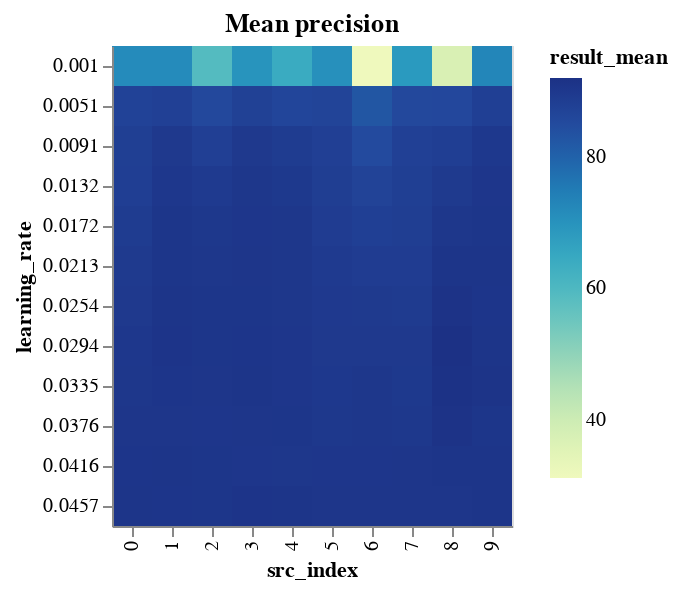

The cell this chart's notebook holds for it:
### Code cell
learning_rate_results_encoding = {
    "x": "src_index:O",
    "y": "learning_rate:O",
    "color": "result_mean:Q",
}
learning_rate_results_tooltip = [
    "result_mean",
    "result_std",
    "neurons",
    "layers",
    "epochs",
    "learning_rate",
    "src_index",
]
LEARNING_RATE_BINS = np.array_split(
    LEARNING_RATE_RANGE, LEARNING_RATE_RANGE.max() // LEARNING_RATE_BIN_SIZE + 1
)


def binified_learning_rate_heatmap(title, lr_df):
    return binified_heatmap(
        title,
        lr_df,
        "learning_rate",
        LEARNING_RATE_BINS,
        learning_rate_results_tooltip,
        **learning_rate_results_encoding
    )


binified_learning_rate_heatmap("Mean precision", learning_rate_results_df)

### Figure 1 — Vega-Lite specification as saved in the notebook (floating-point values rounded to 4 significant figures)
{"config": {"view": {"continuousWidth": 400, "continuousHeight": 300}}, "hconcat": [{"mark": "rect", "encoding": {"color": {"type": "quantitative", "field": "result_mean"}, "tooltip": [{"type": "quantitative", "field": "result_mean"}, {"type": "quantitative", "field": "result_std"}, {"type": "quantitative", "field": "neurons"}, {"type": "quantitative", "field": "layers"}, {"type": "quantitative", "field": "epochs"}, {"type": "quantitative", "field": "learning_rate"}, {"type": "quantitative", "field": "src_index"}], "x": {"type": "ordinal", "field": "src_index"}, "y": {"type": "ordinal", "field": "learning_rate"}}, "selection": {"selector005": {"type": "interval", "bind": "scales", "encodings": ["x", "y"]}}, "title": "Mean precision"}], "data": {"name": "data-f22fcdd1ba6d1ce09410e145fd6b026c"}, "$schema": "https://vega.github.io/schema/vega-lite/v4.8.1.json", "datasets": {"data-f22fcdd1ba6d1ce09410e145fd6b026c": [{"neurons": 14, "layers": 3, "epochs": 60, "learning_rate": 0.0416, "momentum": 0.05776, "result_mean": 90.78, "result_std": 0.4169, "src_index": 2}, {"neurons": 14, "layers": 3, "epochs": 100, "learning_rate": 0.0294, "momentum": 0.05776, "result_mean": 91.09, "result_std": 0.5591, "src_index": 1}, {"neurons": 14, "layers": 3, "epochs": 60, "learning_rate": 0.0457, "momentum": 0.05776, "result_mean": 90.72, "result_std": 0.5263, "src_index": 2}, {"neurons": 8, "layers": 1, "epochs": 130, "learning_rate": 0.0213, "momentum": 0.05776, "result_mean": 89.58, "result_std": 0.4545, "src_index": 0}, {"neurons": 14, "layers": 3, "epochs": 70, "learning_rate": 0.0335, "momentum": 0.05776, "result_mean": 90.52, "result_std": 0.5516, "src_index": 4}, {"neurons": 14, "layers": 3, "epochs": 60, "learning_rate": 0.0376, "momentum": 0.05776, "result_mean": 90.52, "result_std": 0.5566, "src_index": 2}, {"neurons": 14, "layers": 3, "epochs": 100, "learning_rate": 0.0335, "momentum": 0.05776, "result_mean": 90.83, "result_std": 0.5909, "src_index": 1}, {"neurons": 8, "layers": 1, "epochs": 130, "learning_rate": 0.0254, "momentum": 0.05776, "result_mean": 89.79, "result_std": 0.5002, "src_index": 0}, {"neurons": 14, "layers": 3, "epochs": 90, "learning_rate": 0.0335, "momentum": 0.05776, "result_mean": 90.93, "result_std": 0.6379, "src_index": 3}, {"neurons": 14, "layers": 3, "epochs": 100, "learning_rate": 0.0254, "momentum": 0.05776, "result_mean": 90.88, "result_std": 0.6634, "src_index": 1}, {"neurons": 8, "layers": 1, "epochs": 100, "learning_rate": 0.0335, "momentum": 0.05776, "result_mean": 89.94, "result_std": 0.6052, "src_index": 7}, {"neurons": 8, "layers": 1, "epochs": 100, "learning_rate": 0.0294, "momentum": 0.05776, "result_mean": 89.84, "result_std": 0.6322, "src_index": 7}, {"neurons": 14, "layers": 3, "epochs": 90, "learning_rate": 0.0294, "momentum": 0.05776, "result_mean": 90.83, "result_std": 0.734, "src_index": 3}, {"neurons": 14, "layers": 3, "epochs": 60, "learning_rate": 0.0335, "momentum": 0.05776, "result_mean": 90.67, "result_std": 0.7272, "src_index": 2}, {"neurons": 14, "layers": 3, "epochs": 110, "learning_rate": 0.0335, "momentum": 0.05776, "result_mean": 91.14, "result_std": 0.7811, "src_index": 9}, {"neurons": 14, "layers": 3, "epochs": 60, "learning_rate": 0.0254, "momentum": 0.05776, "result_mean": 90.72, "result_std": 0.7479, "src_index": 2}, {"neurons": 14, "layers": 3, "epochs": 70, "learning_rate": 0.0294, "momentum": 0.05776, "result_mean": 90.52, "result_std": 0.7392, "src_index": 4}, {"neurons": 14, "layers": 3, "epochs": 70, "learning_rate": 0.0376, "momentum": 0.05776, "result_mean": 90.72, "result_std": 0.7604, "src_index": 4}, {"neurons": 14, "layers": 3, "epochs": 100, "learning_rate": 0.0213, "momentum": 0.05776, "result_mean": 90.78, "result_std": 0.7721, "src_index": 1}, {"neurons": 14, "layers": 3, "epochs": 90, "learning_rate": 0.0254, "momentum": 0.05776, "result_mean": 90.78, "result_std": 0.7751, "src_index": 3}, {"neurons": 14, "layers": 3, "epochs": 100, "learning_rate": 0.0416, "momentum": 0.05776, "result_mean": 90.99, "result_std": 0.805, "src_index": 1}, {"neurons": 8, "layers": 1, "epochs": 130, "learning_rate": 0.0457, "momentum": 0.05776, "result_mean": 91.04, "result_std": 0.8182, "src_index": 0}, {"neurons": 8, "layers": 1, "epochs": 120, "learning_rate": 0.0213, "momentum": 0.05776, "result_mean": 89.47, "result_std": 0.663, "src_index": 5}, {"neurons": 14, "layers": 3, "epochs": 70, "learning_rate": 0.0254, "momentum": 0.05776, "result_mean": 90.31, "result_std": 0.7564, "src_index": 4}, {"neurons": 8, "layers": 1, "epochs": 120, "learning_rate": 0.0254, "momentum": 0.05776, "result_mean": 89.73, "result_std": 0.705, "src_index": 5}, {"neurons": 13, "layers": 2, "epochs": 60, "learning_rate": 0.0254, "momentum": 0.05776, "result_mean": 89.63, "result_std": 0.6999, "src_index": 6}, {"neurons": 14, "layers": 3, "epochs": 90, "learning_rate": 0.0457, "momentum": 0.05776, "result_mean": 91.09, "result_std": 0.8521, "src_index": 3}, {"neurons": 14, "layers": 3, "epochs": 100, "learning_rate": 0.0376, "momentum": 0.05776, "result_mean": 90.67, "result_std": 0.8151, "src_index": 1}, {"neurons": 8, "layers": 1, "epochs": 100, "learning_rate": 0.0254, "momentum": 0.05776, "result_mean": 89.37, "result_std": 0.6981, "src_index": 7}, {"neurons": 8, "layers": 3, "epochs": 130, "learning_rate": 0.0254, "momentum": 0.05776, "result_mean": 91.56, "result_std": 0.9182, "src_index": 8}, {"neurons": 14, "layers": 3, "epochs": 110, "learning_rate": 0.0416, "momentum": 0.05776, "result_mean": 91.04, "result_std": 0.869, "src_index": 9}, {"neurons": 14, "layers": 3, "epochs": 110, "learning_rate": 0.0254, "momentum": 0.05776, "result_mean": 90.83, "result_std": 0.8576, "src_index": 9}, {"neurons": 14, "layers": 3, "epochs": 70, "learning_rate": 0.0416, "momentum": 0.05776, "result_mean": 90.41, "result_std": 0.8244, "src_index": 4}, {"neurons": 8, "layers": 3, "epochs": 130, "learning_rate": 0.0172, "momentum": 0.05776, "result_mean": 90.46, "result_std": 0.8318, "src_index": 8}, {"neurons": 8, "layers": 1, "epochs": 120, "learning_rate": 0.0294, "momentum": 0.05776, "result_mean": 89.84, "result_std": 0.7703, "src_index": 5}, {"neurons": 13, "layers": 2, "epochs": 60, "learning_rate": 0.0294, "momentum": 0.05776, "result_mean": 89.79, "result_std": 0.7717, "src_index": 6}, {"neurons": 8, "layers": 3, "epochs": 130, "learning_rate": 0.0213, "momentum": 0.05776, "result_mean": 90.93, "result_std": 0.8959, "src_index": 8}, {"neurons": 13, "layers": 2, "epochs": 60, "learning_rate": 0.0172, "momentum": 0.05776, "result_mean": 88.12, "result_std": 0.6185, "src_index": 6}, {"neurons": 14, "layers": 3, "epochs": 60, "learning_rate": 0.0294, "momentum": 0.05776, "result_mean": 90.72, "result_std": 0.888, "src_index": 2}, {"neurons": 14, "layers": 3, "epochs": 110, "learning_rate": 0.0376, "momentum": 0.05776, "result_mean": 90.78, "result_std": 0.8968, "src_index": 9}, {"neurons": 14, "layers": 3, "epochs": 90, "learning_rate": 0.0172, "momentum": 0.05776, "result_mean": 90.52, "result_std": 0.8716, "src_index": 3}, {"neurons": 14, "layers": 3, "epochs": 110, "learning_rate": 0.0294, "momentum": 0.05776, "result_mean": 90.93, "result_std": 0.9224, "src_index": 9}, {"neurons": 14, "layers": 3, "epochs": 90, "learning_rate": 0.0416, "momentum": 0.05776, "result_mean": 90.52, "result_std": 0.8992, "src_index": 3}, {"neurons": 14, "layers": 3, "epochs": 70, "learning_rate": 0.0457, "momentum": 0.05776, "result_mean": 90.93, "result_std": 0.9422, "src_index": 4}, {"neurons": 8, "layers": 1, "epochs": 100, "learning_rate": 0.0376, "momentum": 0.05776, "result_mean": 90.15, "result_std": 0.8643, "src_index": 7}, {"neurons": 14, "layers": 3, "epochs": 90, "learning_rate": 0.0213, "momentum": 0.05776, "result_mean": 90.67, "result_std": 0.9295, "src_index": 3}, {"neurons": 13, "layers": 2, "epochs": 60, "learning_rate": 0.0213, "momentum": 0.05776, "result_mean": 88.95, "result_std": 0.7715, "src_index": 6}, {"neurons": 14, "layers": 3, "epochs": 90, "learning_rate": 0.0376, "momentum": 0.05776, "result_mean": 90.67, "result_std": 0.9561, "src_index": 3}, {"neurons": 8, "layers": 1, "epochs": 130, "learning_rate": 0.0172, "momentum": 0.05776, "result_mean": 89.11, "result_std": 0.8106, "src_index": 0}, {"neurons": 8, "layers": 1, "epochs": 130, "learning_rate": 0.0294, "momentum": 0.05776, "result_mean": 90.26, "result_std": 0.926, "src_index": 0}, {"neurons": 8, "layers": 1, "epochs": 120, "learning_rate": 0.0335, "momentum": 0.05776, "result_mean": 89.99, "result_std": 0.9152, "src_index": 5}, {"neurons": 8, "layers": 1, "epochs": 120, "learning_rate": 0.0376, "momentum": 0.05776, "result_mean": 90.2, "result_std": 0.9413, "src_index": 5}, {"neurons": 14, "layers": 3, "epochs": 100, "learning_rate": 0.0172, "momentum": 0.05776, "result_mean": 90.78, "result_std": 1.002, "src_index": 1}, {"neurons": 8, "layers": 1, "epochs": 130, "learning_rate": 0.0416, "momentum": 0.05776, "result_mean": 90.83, "result_std": 1.009, "src_index": 0}, {"neurons": 8, "layers": 1, "epochs": 120, "learning_rate": 0.0457, "momentum": 0.05776, "result_mean": 90.67, "result_std": 0.9953, "src_index": 5}, {"neurons": 13, "layers": 2, "epochs": 60, "learning_rate": 0.0416, "momentum": 0.05776, "result_mean": 90.57, "result_std": 1.011, "src_index": 6}, {"neurons": 8, "layers": 3, "epochs": 130, "learning_rate": 0.0132, "momentum": 0.05776, "result_mean": 89.53, "result_std": 0.9192, "src_index": 8}, {"neurons": 14, "layers": 3, "epochs": 70, "learning_rate": 0.0213, "momentum": 0.05776, "result_mean": 90.36, "result_std": 1.011, "src_index": 4}, {"neurons": 8, "layers": 1, "epochs": 100, "learning_rate": 0.0213, "momentum": 0.05776, "result_mean": 88.95, "result_std": 0.9076, "src_index": 7}, {"neurons": 8, "layers": 1, "epochs": 120, "learning_rate": 0.0172, "momentum": 0.05776, "result_mean": 88.95, "result_std": 0.9095, "src_index": 5}, {"neurons": 14, "layers": 3, "epochs": 60, "learning_rate": 0.0213, "momentum": 0.05776, "result_mean": 90.41, "result_std": 1.058, "src_index": 2}, {"neurons": 14, "layers": 3, "epochs": 110, "learning_rate": 0.0213, "momentum": 0.05776, "result_mean": 91.04, "result_std": 1.144, "src_index": 9}, {"neurons": 13, "layers": 2, "epochs": 60, "learning_rate": 0.0376, "momentum": 0.05776, "result_mean": 90.36, "result_std": 1.083, "src_index": 6}, {"neurons": 13, "layers": 2, "epochs": 60, "learning_rate": 0.0335, "momentum": 0.05776, "result_mean": 90.31, "result_std": 1.1, "src_index": 6}, {"neurons": 8, "layers": 1, "epochs": 130, "learning_rate": 0.0376, "momentum": 0.05776, "result_mean": 90.62, "result_std": 1.134, "src_index": 0}, {"neurons": 8, "layers": 1, "epochs": 100, "learning_rate": 0.0416, "momentum": 0.05776, "result_mean": 90.67, "result_std": 1.15, "src_index": 7}, {"neurons": 8, "layers": 3, "epochs": 130, "learning_rate": 0.0294, "momentum": 0.05776, "result_mean": 92.03, "result_std": 1.287, "src_index": 8}, {"neurons": 8, "layers": 1, "epochs": 130, "learning_rate": 0.0335, "momentum": 0.05776, "result_mean": 90.46, "result_std": 1.136, "src_index": 0}, {"neurons": 8, "layers": 1, "epochs": 120, "learning_rate": 0.0416, "momentum": 0.05776, "result_mean": 90.57, "result_std": 1.17, "src_index": 5}, {"neurons": 8, "layers": 3, "epochs": 130, "learning_rate": 0.0376, "momentum": 0.05776, "result_mean": 91.4, "result_std": 1.283, "src_index": 8}, {"neurons": 14, "layers": 3, "epochs": 90, "learning_rate": 0.0132, "momentum": 0.05776, "result_mean": 90.36, "result_std": 1.197, "src_index": 3}, {"neurons": 14, "layers": 3, "epochs": 70, "learning_rate": 0.0172, "momentum": 0.05776, "result_mean": 90.36, "result_std": 1.198, "src_index": 4}, {"neurons": 14, "layers": 3, "epochs": 100, "learning_rate": 0.0132, "momentum": 0.05776, "result_mean": 90.26, "result_std": 1.195, "src_index": 1}, {"neurons": 14, "layers": 3, "epochs": 110, "learning_rate": 0.0172, "momentum": 0.05776, "result_mean": 90.72, "result_std": 1.242, "src_index": 9}, {"neurons": 8, "layers": 1, "epochs": 100, "learning_rate": 0.0457, "momentum": 0.05776, "result_mean": 90.62, "result_std": 1.245, "src_index": 7}, {"neurons": 8, "layers": 3, "epochs": 130, "learning_rate": 0.0416, "momentum": 0.05776, "result_mean": 90.99, "result_std": 1.284, "src_index": 8}, {"neurons": 14, "layers": 3, "epochs": 110, "learning_rate": 0.0051, "momentum": 0.05776, "result_mean": 88.12, "result_std": 1.021, "src_index": 9}, {"neurons": 8, "layers": 1, "epochs": 100, "learning_rate": 0.0172, "momentum": 0.05776, "result_mean": 88.54, "result_std": 1.067, "src_index": 7}, {"neurons": 8, "layers": 3, "epochs": 130, "learning_rate": 0.0051, "momentum": 0.05776, "result_mean": 85.93, "result_std": 0.8227, "src_index": 8}, {"neurons": 14, "layers": 3, "epochs": 70, "learning_rate": 0.0091, "momentum": 0.05776, "result_mean": 89.01, "result_std": 1.132, "src_index": 4}, {"neurons": 8, "layers": 1, "epochs": 120, "learning_rate": 0.0051, "momentum": 0.05776, "result_mean": 86.87, "result_std": 0.9434, "src_index": 5}, {"neurons": 14, "layers": 3, "epochs": 100, "learning_rate": 0.0457, "momentum": 0.05776, "result_mean": 90.83, "result_std": 1.348, "src_index": 1}, {"neurons": 13, "layers": 2, "epochs": 60, "learning_rate": 0.0457, "momentum": 0.05776, "result_mean": 90.67, "result_std": 1.334, "src_index": 6}, {"neurons": 14, "layers": 3, "epochs": 70, "learning_rate": 0.0051, "momentum": 0.05776, "result_mean": 86.45, "result_std": 0.932, "src_index": 4}, {"neurons": 8, "layers": 1, "epochs": 130, "learning_rate": 0.0091, "momentum": 0.05776, "result_mean": 88.22, "result_std": 1.111, "src_index": 0}, {"neurons": 8, "layers": 1, "epochs": 100, "learning_rate": 0.0132, "momentum": 0.05776, "result_mean": 88.22, "result_std": 1.111, "src_index": 7}, {"neurons": 14, "layers": 3, "epochs": 110, "learning_rate": 0.0457, "momentum": 0.05776, "result_mean": 90.99, "result_std": 1.388, "src_index": 9}, {"neurons": 8, "layers": 1, "epochs": 120, "learning_rate": 0.0132, "momentum": 0.05776, "result_mean": 88.48, "result_std": 1.156, "src_index": 5}, {"neurons": 8, "layers": 1, "epochs": 130, "learning_rate": 0.0132, "momentum": 0.05776, "result_mean": 88.38, "result_std": 1.147, "src_index": 0}, {"neurons": 8, "layers": 1, "epochs": 100, "learning_rate": 0.0091, "momentum": 0.05776, "result_mean": 87.75, "result_std": 1.095, "src_index": 7}, {"neurons": 8, "layers": 1, "epochs": 120, "learning_rate": 0.0091, "momentum": 0.05776, "result_mean": 88.01, "result_std": 1.128, "src_index": 5}, {"neurons": 8, "layers": 1, "epochs": 130, "learning_rate": 0.0051, "momentum": 0.05776, "result_mean": 87.34, "result_std": 1.076, "src_index": 0}, {"neurons": 14, "layers": 3, "epochs": 110, "learning_rate": 0.0091, "momentum": 0.05776, "result_mean": 90.0, "result_std": 1.362, "src_index": 9}, {"neurons": 14, "layers": 3, "epochs": 110, "learning_rate": 0.0132, "momentum": 0.05776, "result_mean": 90.52, "result_std": 1.415, "src_index": 9}, {"neurons": 14, "layers": 3, "epochs": 90, "learning_rate": 0.0091, "momentum": 0.05776, "result_mean": 89.79, "result_std": 1.342, "src_index": 3}, {"neurons": 13, "layers": 2, "epochs": 60, "learning_rate": 0.0132, "momentum": 0.05776, "result_mean": 87.18, "result_std": 1.101, "src_index": 6}, {"neurons": 14, "layers": 3, "epochs": 60, "learning_rate": 0.0172, "momentum": 0.05776, "result_mean": 90.2, "result_std": 1.41, "src_index": 2}, {"neurons": 8, "layers": 1, "epochs": 100, "learning_rate": 0.0051, "momentum": 0.05776, "result_mean": 85.77, "result_std": 0.9799, "src_index": 7}, {"neurons": 14, "layers": 3, "epochs": 90, "learning_rate": 0.0051, "momentum": 0.05776, "result_mean": 87.7, "result_std": 1.174, "src_index": 3}, {"neurons": 14, "layers": 3, "epochs": 60, "learning_rate": 0.0132, "momentum": 0.05776, "result_mean": 89.47, "result_std": 1.37, "src_index": 2}, {"neurons": 14, "layers": 3, "epochs": 60, "learning_rate": 0.0051, "momentum": 0.05776, "result_mean": 85.83, "result_std": 1.01, "src_index": 2}, {"neurons": 14, "layers": 3, "epochs": 60, "learning_rate": 0.0091, "momentum": 0.05776, "result_mean": 88.07, "result_std": 1.297, "src_index": 2}, {"neurons": 14, "layers": 3, "epochs": 70, "learning_rate": 0.0132, "momentum": 0.05776, "result_mean": 89.89, "result_std": 1.484, "src_index": 4}, {"neurons": 8, "layers": 3, "epochs": 130, "learning_rate": 0.0457, "momentum": 0.05776, "result_mean": 90.62, "result_std": 1.563, "src_index": 8}, {"neurons": 8, "layers": 3, "epochs": 130, "learning_rate": 0.0335, "momentum": 0.05776, "result_mean": 91.66, "result_std": 1.678, "src_index": 8}, {"neurons": 14, "layers": 3, "epochs": 100, "learning_rate": 0.0091, "momentum": 0.05776, "result_mean": 89.79, "result_std": 1.527, "src_index": 1}, {"neurons": 14, "layers": 3, "epochs": 100, "learning_rate": 0.0051, "momentum": 0.05776, "result_mean": 87.81, "result_std": 1.418, "src_index": 1}, {"neurons": 8, "layers": 3, "epochs": 130, "learning_rate": 0.0091, "momentum": 0.05776, "result_mean": 88.43, "result_std": 1.491, "src_index": 8}, {"neurons": 13, "layers": 2, "epochs": 60, "learning_rate": 0.0091, "momentum": 0.05776, "result_mean": 85.26, "result_std": 1.274, "src_index": 6}, {"neurons": 13, "layers": 2, "epochs": 60, "learning_rate": 0.0051, "momentum": 0.05776, "result_mean": 82.75, "result_std": 1.536, "src_index": 6}, {"neurons": 8, "layers": 1, "epochs": 120, "learning_rate": 0.001, "momentum": 0.05776, "result_mean": 70.72, "result_std": 1.165, "src_index": 5}, {"neurons": 8, "layers": 1, "epochs": 130, "learning_rate": 0.001, "momentum": 0.05776, "result_mean": 71.76, "result_std": 1.334, "src_index": 0}, {"neurons": 14, "layers": 3, "epochs": 110, "learning_rate": 0.001, "momentum": 0.05776, "result_mean": 72.9, "result_std": 1.48, "src_index": 9}, {"neurons": 14, "layers": 3, "epochs": 100, "learning_rate": 0.001, "momentum": 0.05776, "result_mean": 71.81, "result_std": 1.726, "src_index": 1}, {"neurons": 8, "layers": 1, "epochs": 100, "learning_rate": 0.001, "momentum": 0.05776, "result_mean": 68.58, "result_std": 1.458, "src_index": 7}, {"neurons": 14, "layers": 3, "epochs": 90, "learning_rate": 0.001, "momentum": 0.05776, "result_mean": 69.78, "result_std": 1.886, "src_index": 3}, {"neurons": 14, "layers": 3, "epochs": 70, "learning_rate": 0.001, "momentum": 0.05776, "result_mean": 64.2, "result_std": 1.429, "src_index": 4}, {"neurons": 14, "layers": 3, "epochs": 60, "learning_rate": 0.001, "momentum": 0.05776, "result_mean": 59.04, "result_std": 1.29, "src_index": 2}, {"neurons": 13, "layers": 2, "epochs": 60, "learning_rate": 0.001, "momentum": 0.05776, "result_mean": 31.16, "result_std": 0.6241, "src_index": 6}, {"neurons": 8, "layers": 3, "epochs": 130, "learning_rate": 0.001, "momentum": 0.05776, "result_mean": 37.57, "result_std": 1.87, "src_index": 8}]}}
